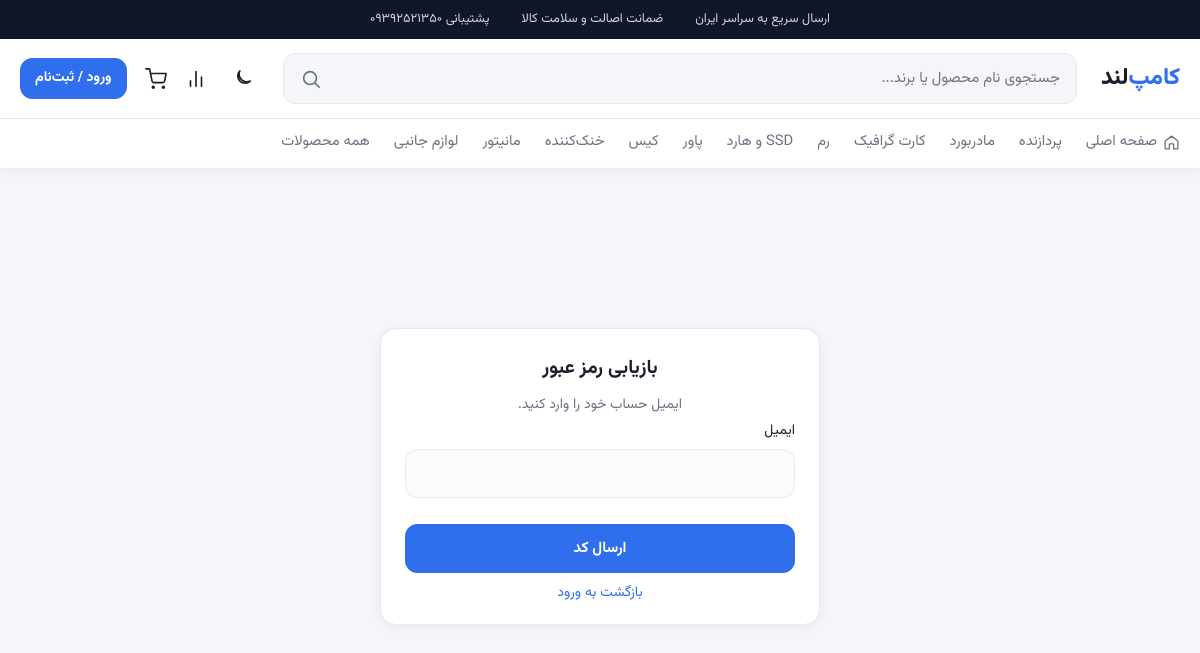
Page /accounts/forgot/ on the committed database.
### products/models.py (models this page shows, shortened)
class Category(models.Model):
    name = models.CharField(max_length=50)
    slug = models.SlugField(max_length=50, unique=True)
    icon = models.CharField(max_length=40, blank=True)
    class Meta:
        verbose_name = "دسته‌بندی"
        verbose_name_plural = "دسته‌بندی‌ها"

### accounts/views.py (the view, shortened to what this page needs)
# urls.py: path("forgot/", views.forgot, name="forgot"),
def forgot(request):
    form = ForgotForm(request.POST or None)
    return render(request, "forgot.html", {"form": form})

### accounts/forms.py
class ForgotForm(forms.Form):
    email = forms.EmailField(label="ایمیل")

### products/context_processors.py (called while the page is built)
def menu(request):
    return {
        "categories": Category.objects.all(),
        "cart_count": sum(request.session.get("cart", {}).values()),
        "compare_count": len(request.session.get("compare", [])),
    }

### templates/forgot.html (shortened to what this page needs)
{% extends 'base.html' %}
{% block content %}
<div class="container register-page">
  <form method="post" class="box">
    <h1>بازیابی رمز عبور</h1>
    <p class="muted center">ایمیل حساب خود را وارد کنید.</p>
    {% include 'partials/form_fields.html' %}
    <button class="btn block">ارسال کد</button>
    <p class="muted center"><a class="link" href="{% url 'accounts:login' %}">بازگشت به ورود</a></p>
  </form>
</div>
{% endblock %}

### templates/base.html (shortened to what this page needs)
{% load static shop_tags %}<!DOCTYPE html>
<html lang="fa" dir="rtl">
<head>
  <link rel="stylesheet" href="{% static 'css/style.css' %}?v=7">
</head>
<body>
<div class="topbar">
  <div class="container topbar-row">
    <span>ارسال سریع به سراسر ایران</span>
    <span>ضمانت اصالت و سلامت کالا</span>
    <span>پشتیبانی ۰۹۳۹۲۵۲۱۳۵۰</span>
  </div>
</div>
<header class="header">
  <div class="container header-row">
    <a href="{% url 'home' %}" class="logo">کامپ<span>‌لند</span></a>
    <form class="search" action="{% url 'search' %}">
      <input type="search" name="q" value="{{ q|default:'' }}" placeholder="جستجوی نام محصول یا برند...">
      <button aria-label="جستجو">
        <svg class="icon" viewBox="0 0 24 24"><circle cx="11" cy="11" r="7"/><path d="m21 21-4.3-4.3"/></svg>
      </button>
    </form>
    <nav class="actions">
      <button type="button" class="theme-toggle" id="theme-toggle" title="حالت شب" aria-label="حالت شب">
        <svg class="icon moon" viewBox="0 0 24 24"><path d="M21 14.3A8.5 8.5 0 0 1 9.7 3 7.5 7.5 0 1 0 21 14.3z"/></svg>
      </button>
      <a href="{% url 'compare' %}" title="مقایسه">
        <svg class="icon" viewBox="0 0 24 24"><path d="M18 20V10M12 20V4M6 20v-6"/></svg>
      </a>
      <a href="{% url 'cart:detail' %}" title="سبد خرید">
        <svg class="icon" viewBox="0 0 24 24"><circle cx="9" cy="21" r="1"/><circle cx="20" cy="21" r="1"/><path d="M1 1h4l2.7 13.4a2 2 0 0 0 2 1.6h9.7a2 2 0 0 0 2-1.6L23 6H6"/></svg>
      </a>
      {% if user.is_authenticated %}
        <a href="{% url 'accounts:profile' %}" class="user-link">
          <svg class="icon" viewBox="0 0 24 24"><path d="M20 21v-2a4 4 0 0 0-4-4H8a4 4 0 0 0-4 4v2"/><circle cx="12" cy="7" r="4"/></svg>
          <span>{{ user.username }}</span>
        </a>
      {% else %}
        <a href="{% url 'accounts:login' %}" class="btn btn-small">ورود / ثبت‌نام</a>
      {% endif %}
    </nav>
  </div>
  <div class="categories">
    <div class="container">
      <a href="{% url 'home' %}" class="home-link">
        <svg class="icon" viewBox="0 0 24 24"><path d="m3 10 9-7 9 7v10a1 1 0 0 1-1 1h-5v-7H9v7H4a1 1 0 0 1-1-1z"/></svg>
        صفحه اصلی
      </a>
      {% for c in categories %}
        <a href="{% url 'category' c.slug %}">{{ c.name }}</a>
      {% endfor %}
      <a href="{% url 'search' %}">همه محصولات</a>
    </div>
  </div>
</header>
<main>{% block content %}{% endblock %}</main>
</body>
</html>

### static/css/style.css (style rules this page uses)
:root { --primary: #2f6fed; --primary-dark: #1f56c4; --primary-soft: #eef3ff; --accent: #ff7a1a; --accent-dark: #e9690c; --accent-soft: #fff3e8; --bg: #f5f6fa; --card: #ffffff; --text: #1b1f2a; --muted: #6b7280; --border: #e7e9f0; --success: #16a34a; --success-soft: #e8f8ee; --danger: #e03e3e; --danger-soft: #fdecec; --star: #f5a524; --input: #fbfbfd; --img-bg: #f7f8fc; --table-head: #fafbfc; --radius: 16px; --radius-sm: 12px; --shadow: 0 2px 12px rgba(20, 30, 60, .06); --shadow-hover: 0 12px 28px rgba(20, 30, 60, .12); }
* { box-sizing: border-box; margin: 0; padding: 0; }
html { color-scheme: light; }
body { font-family: 'Vazirmatn', Tahoma, sans-serif; background: var(--bg); color: var(--text); line-height: 1.8; font-size: 15px; transition: background .25s, color .25s; }
a { color: inherit; text-decoration: none; }
input, select, textarea, button { font: inherit; }
button { cursor: pointer; }
.container { max-width: 1240px; margin: 0 auto; padding: 0 20px; }
main { min-height: 70vh; padding-bottom: 60px; }
.muted { color: var(--muted); font-size: .88rem; }
.center { text-align: center; }
.link { color: var(--primary); background: none; border: 0; }
.icon { width: 22px; height: 22px; stroke: currentColor; fill: none; stroke-width: 1.8; stroke-linecap: round; stroke-linejoin: round; flex: none; }
.btn { display: inline-flex; align-items: center; justify-content: center; gap: 8px; background: var(--primary); color: #fff; border: 1px solid var(--primary); border-radius: var(--radius-sm); padding: 10px 20px; font-weight: 600; transition: background .2s, transform .2s, box-shadow .2s; }
.btn-small { padding: 7px 14px; font-size: .88rem; }
.btn.block { width: 100%; margin-top: 8px; }
.topbar { background: #101828; color: #cbd5e1; font-size: .8rem; }
.topbar-row { display: flex; justify-content: center; gap: 32px; padding: 8px 20px; flex-wrap: wrap; }
.header { background: var(--card); box-shadow: var(--shadow); position: sticky; top: 0; z-index: 20; }
.header-row { display: flex; align-items: center; gap: 24px; padding-top: 14px; padding-bottom: 14px; }
.logo { font-size: 1.45rem; font-weight: 800; color: var(--primary); }
.logo span { color: var(--text); }
.search { flex: 1; display: flex; background: var(--bg); border-radius: var(--radius-sm); border: 1px solid var(--border); overflow: hidden; transition: .2s; }
.search input { flex: 1; border: 0; background: none; padding: 11px 16px; outline: none; }
.search button { border: 0; background: none; padding: 0 16px; color: var(--muted); display: flex; align-items: center; }
.actions { display: flex; align-items: center; gap: 18px; }
.actions a, .theme-toggle { position: relative; display: flex; align-items: center; gap: 6px; color: var(--text); transition: .2s; }
.actions .btn, .actions .btn:hover { color: #fff; }
.theme-toggle { background: none; border: 0; padding: 6px; border-radius: 10px; }
.categories { border-top: 1px solid var(--border); }
.categories .container { display: flex; gap: 24px; overflow-x: auto; white-space: nowrap; }
.categories a { padding: 10px 0; font-size: .92rem; color: var(--muted); border-bottom: 2px solid transparent; transition: .2s; display: flex; align-items: center; gap: 6px; }
.categories .icon { width: 17px; height: 17px; }
.box { background: var(--card); border: 1px solid var(--border); border-radius: var(--radius); box-shadow: var(--shadow); padding: 26px; margin-bottom: 16px; }
.box h1 { font-size: 1.3rem; margin-bottom: 18px; }
.field input, .field textarea { width: 100%; border: 1px solid var(--border); border-radius: var(--radius-sm); padding: 10px 14px; background: var(--input); color: var(--text); outline: none; transition: .2s; }

### templates/forgot.html (style rules this page uses)
body { overflow: hidden; }
main { padding-bottom: 0 !important; min-height: 0 !important; }
.register-page { height: calc(100dvh - 168px); max-height: calc(100dvh - 168px); display: flex; align-items: center; justify-content: center; padding-bottom: 14px; box-sizing: border-box; }
.register-page .box { width: min(440px, 100%); margin: 0; padding: 22px 24px 18px; border-radius: 16px; }
.register-page h1 { font-size: 1.2rem; margin-bottom: 8px; text-align: center; }
.register-page .btn.block { margin-top: 12px; }
.register-page .muted { margin-top: 8px; }

### rows in the picture
Category: name "پردازنده"
Category: name "مادربورد"
Category: name "کارت گرافیک"
Category: name "رم"
Category: name "SSD و هارد"
Category: name "پاور"
Category: name "کیس"
Category: name "خنک‌کننده"
Category: name "مانیتور"
Category: name "لوازم جانبی"

### other values in the picture
{{ field.label }} "ایمیل"
